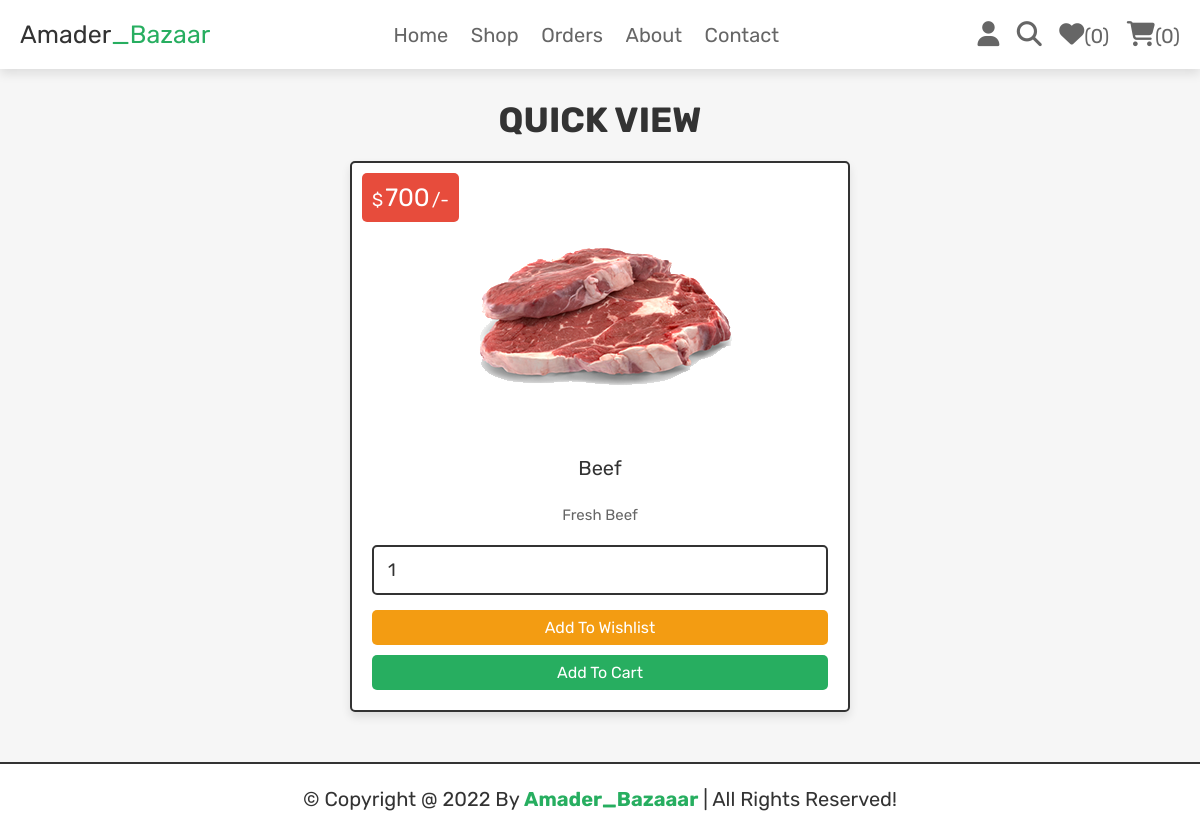
The page /view_page.php?pid=24 (signed in) on the database its author committed.
### tables this page shows
CREATE TABLE `products` (
  `id` int(100) NOT NULL,
  `name` varchar(100) NOT NULL,
  `category` varchar(20) NOT NULL,
  `details` varchar(500) NOT NULL,
  `price` int(100) NOT NULL,
  `image` varchar(100) NOT NULL
);

### view_page.php (the view, shortened to what this page needs)
<?php
@include 'config.php';
?>
<!DOCTYPE html>
<html lang="en">
<head>
   <link rel="stylesheet" href="https://cdnjs.cloudflare.com/ajax/libs/font-awesome/6.1.1/css/all.min.css">
   <link rel="stylesheet" href="css/style.css">
</head>
<body>
<?php include 'header.php'; ?>
<section class="quick-view">
   <h1 class="title">quick view</h1>
   <?php
      $pid = $_GET['pid'];
      $select_products = $conn->prepare("SELECT * FROM `products` WHERE id = ?");
      $select_products->execute([$pid]);
      if($select_products->rowCount() > 0){
         while($fetch_products = $select_products->fetch(PDO::FETCH_ASSOC)){
   ?>
   <form action="" class="box" method="POST">
      <div class="price">$<span><?= $fetch_products['price']; ?></span>/-</div>
      <img src="uploaded_img/<?= $fetch_products['image']; ?>" alt="">
      <div class="name"><?= $fetch_products['name']; ?></div>
      <div class="details"><?= $fetch_products['details']; ?></div>
      <input type="number" min="1" value="1" name="p_qty" class="qty">
      <input type="submit" value="add to wishlist" class="option-btn" name="add_to_wishlist">
      <input type="submit" value="add to cart" class="btn" name="add_to_cart">
   </form>
   <?php
         }
      }else{
         echo '<p class="empty">no products added yet!</p>';
      }
   ?>
</section>
<?php include 'footer.php'; ?>
</body>
</html>

### css/style.css (style rules this page uses)
.quick-view .box { max-width: 50rem; padding:2rem; text-align: center; border:var(--border); background-color: var(--white); box-shadow: var(--box-shadow); border-radius: .5rem; position: relative; margin:0 auto; }
.quick-view .box img { height: 25rem; margin-bottom: 1rem; }
.quick-view .box .price { position: absolute; top:1rem; left:1rem; padding:1rem; border-radius: .5rem; background-color: var(--red); font-size: 1.8rem; color:var(--white); }
.quick-view .box .price span { font-size: 2.5rem; color:var(--white); margin:0 .2rem; }
.quick-view .box .qty { margin:.5rem 0; border-radius: .5rem; padding:1.2rem 1.4rem; font-size: 1.8rem; color:var(--black); border:var(--border); width: 100%; }
.quick-view .box .name { font-size: 2rem; color:var(--black); padding:1rem 0; }
.quick-view .box .details { padding:1rem 0; line-height: 2; font-size: 1.5rem; color:var(--light-color); }

### css/components.css (style rules this page uses)
:root { --green:#27ae60; --orange:#f39c12; --red:#e74c3c; --black:#333; --light-color:#666; --white:#fff; --light-bg:#f6f6f6; --border:.2rem solid var(--black); --box-shadow:0 .5rem 1rem rgba(0,0,0,.1); }
* { font-family: 'Rubik', sans-serif; margin:0; padding:0; box-sizing: border-box; outline: none; border:none; text-decoration: none; color:var(--black); }
body { background-color: var(--light-bg); }
html { font-size: 62.5%; overflow-x: hidden; scroll-behavior: smooth; scroll-padding-top: 6.5rem; }
section { padding:3rem 2rem; max-width: 1200px; margin:0 auto; }
.btn, .delete-btn, .option-btn { display: block; width: 100%; margin-top: 1rem; border-radius: .5rem; color:var(--white); font-size: 1.6rem; padding:0.8rem 1.2rem; text-transform: capitalize; cursor: pointer; text-align: center; }
.btn { background-color: var(--green); }
.option-btn { background-color: var(--orange); }
.title { text-align: center; margin-bottom: 2rem; text-transform: uppercase; color:var(--black); font-size: 3.5rem; }

### rows shown on the page
products: price "700", image (picture), name "Beef", details "Fresh Beef"

### other values the page prints
$count_wishlist_items->rowCount() "0"
$count_cart_items->rowCount() "0"
